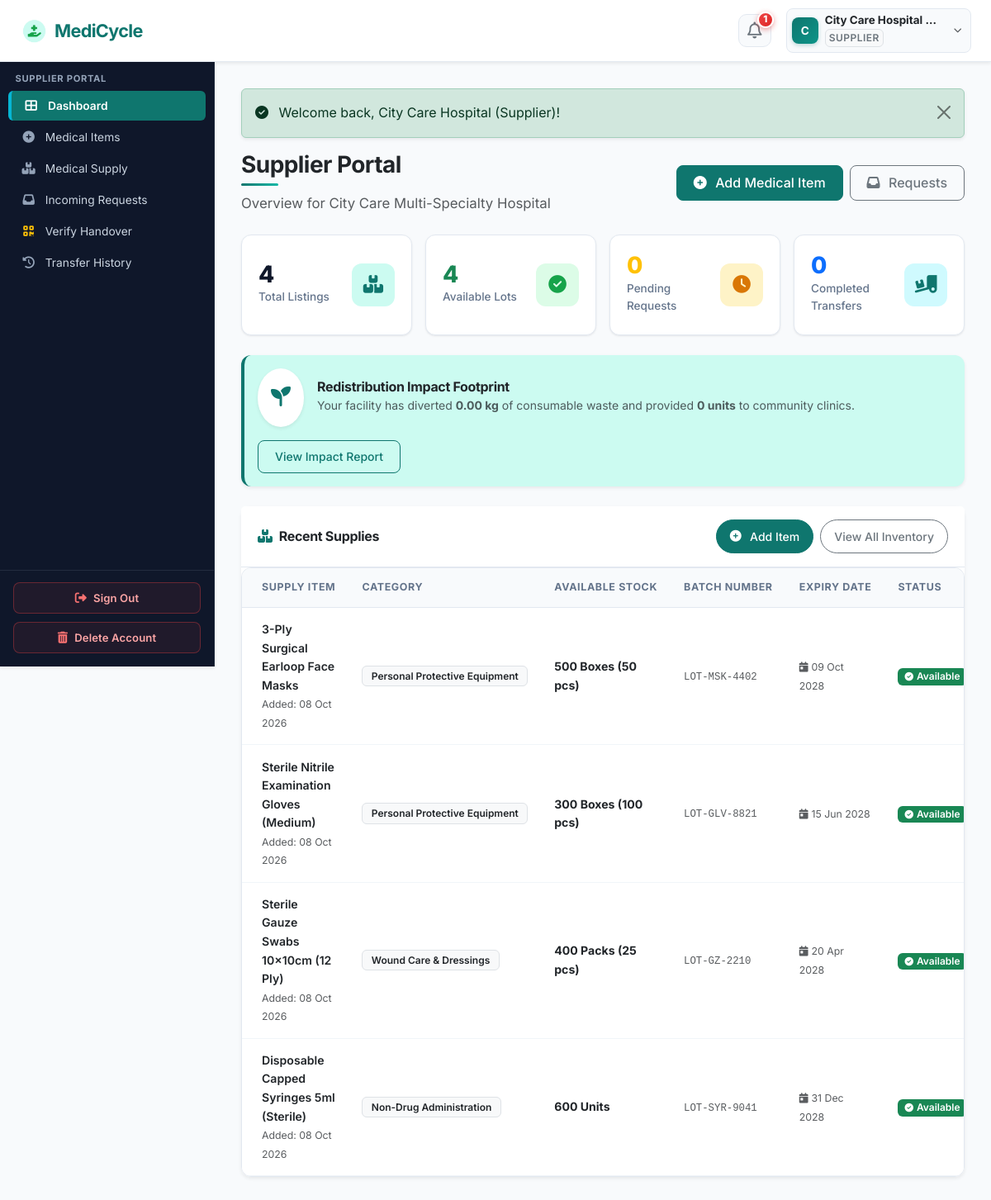
/supplier/dashboard.php (signed in), run on the app's committed database.
### tables this page shows
CREATE TABLE `organizations` (
  `id` int(11) NOT NULL AUTO_INCREMENT,
  `user_id` int(11) NOT NULL,
  `organization_name` varchar(150) NOT NULL,
  `organization_type` varchar(100) NOT NULL,
  `license_number` varchar(100) DEFAULT NULL,
  `address` text NOT NULL,
  `city` varchar(100) NOT NULL,
  `state` varchar(100) NOT NULL,
  `pincode` varchar(20) NOT NULL,
  `verification_status` enum('pending','verified','rejected') DEFAULT 'pending',
  `verification_notes` text DEFAULT NULL,
  `created_at` timestamp NOT NULL DEFAULT current_timestamp(),
  `updated_at` timestamp NOT NULL DEFAULT current_timestamp() ON UPDATE current_timestamp(),
  PRIMARY KEY (`id`),
  KEY `fk_org_user` (`user_id`),
  KEY `idx_org_city` (`city`),
  KEY `idx_org_status` (`verification_status`),
  CONSTRAINT `fk_org_user` FOREIGN KEY (`user_id`) REFERENCES `users` (`id`) ON DELETE CASCADE
);

CREATE TABLE `users` (
  `id` int(11) NOT NULL AUTO_INCREMENT,
  `name` varchar(100) NOT NULL,
  `email` varchar(100) NOT NULL,
  `password` varchar(255) NOT NULL,
  `phone` varchar(20) NOT NULL,
  `role` enum('admin','supplier','ngo','delivery') NOT NULL,
  `email_verified` tinyint(1) DEFAULT 1,
  `status` enum('active','inactive','suspended','pending') DEFAULT 'active',
  `created_at` timestamp NOT NULL DEFAULT current_timestamp(),
  `updated_at` timestamp NOT NULL DEFAULT current_timestamp() ON UPDATE current_timestamp(),
  PRIMARY KEY (`id`),
  UNIQUE KEY `email` (`email`),
  KEY `idx_user_role` (`role`),
  KEY `idx_user_status` (`status`)
);

CREATE TABLE `medical_supplies` (
  `id` int(11) NOT NULL AUTO_INCREMENT,
  `supplier_id` int(11) NOT NULL,
  `category_id` int(11) NOT NULL,
  `supply_name` varchar(150) NOT NULL,
  `description` text DEFAULT NULL,
  `quantity` int(11) NOT NULL,
  `unit` varchar(50) NOT NULL,
  `listing_type` enum('regular','surplus','disposal') NOT NULL DEFAULT 'regular',
  `condition_status` enum('New / Unopened','Sterile Sealed','Surplus Stock') NOT NULL,
  `packaging_status` enum('Original Factory Seal','Tamper Evident Packaging','Intact Outer Box') NOT NULL,
  `disposal_reason` varchar(255) DEFAULT NULL,
  `disposal_method` varchar(255) DEFAULT NULL,
  `expiry_date` date NOT NULL,
  `batch_number` varchar(100) DEFAULT NULL,
  `storage_requirements` varchar(150) DEFAULT 'Room Temperature',
  `location` varchar(150) NOT NULL,
  `city` varchar(100) NOT NULL,
  `availability_date` date DEFAULT NULL,
  `minimum_request_quantity` int(11) DEFAULT 1,
  `status` varchar(50) NOT NULL DEFAULT 'Available',
  `priority_score` int(11) DEFAULT 50,
  `priority_level` enum('Low','Medium','High','Critical') DEFAULT 'Medium',
  `admin_notes` text DEFAULT NULL,
  `image_path` varchar(255) DEFAULT NULL,
  `created_at` timestamp NOT NULL DEFAULT current_timestamp(),
  `updated_at` timestamp NOT NULL DEFAULT current_timestamp() ON UPDATE current_timestamp(),
  PRIMARY KEY (`id`),
  KEY `fk_supply_supplier` (`supplier_id`),
  KEY `fk_supply_category` (`category_id`),
  KEY `idx_supply_status` (`status`),
  KEY `idx_supply_city` (`city`),
  KEY `idx_supply_expiry` (`expiry_date`),
  KEY `idx_supply_priority` (`priority_score`),
  KEY `idx_supply_listing_type` (`listing_type`),
  CONSTRAINT `fk_supply_category` FOREIGN KEY (`category_id`) REFERENCES `categories` (`id`),
  CONSTRAINT `fk_supply_supplier` FOREIGN KEY (`supplier_id`) REFERENCES `users` (`id`) ON DELETE CASCADE
);

CREATE TABLE `categories` (
  `id` int(11) NOT NULL AUTO_INCREMENT,
  `category_name` varchar(100) NOT NULL,
  `description` text DEFAULT NULL,
  `icon` varchar(50) DEFAULT 'fa-box-medical',
  `status` enum('active','inactive') DEFAULT 'active',
  `created_at` timestamp NOT NULL DEFAULT current_timestamp(),
  PRIMARY KEY (`id`),
  UNIQUE KEY `category_name` (`category_name`)
);

### supplier/dashboard.php (the view, shortened to what the rows shown need)
<?php
require_once __DIR__ . '/../config/config.php';
require_role('supplier');
$userId = $_SESSION['user_id'];
try {
    $stmt = $pdo->prepare("SELECT s.*, c.category_name
                           FROM medical_supplies s
                           JOIN categories c ON s.category_id = c.id
                           WHERE s.supplier_id = ?
                           ORDER BY s.created_at DESC LIMIT 5");
    $stmt->execute([$userId]);
    $recentSupplies = $stmt->fetchAll();
} catch (PDOException $e) {
    error_log("Supplier dashboard error: " . $e->getMessage());
    $totalSupplies = $availableSupplies = $pendingRequests = $completedTransfers = 0;
    $impactData = ['total_qty' => 0, 'waste_avoided' => 0];
    $recentRequests = [];
    $recentSupplies = [];
}
include __DIR__ . '/../includes/header.php';
include __DIR__ . '/../includes/navbar.php';
?>
<div class="app-container">
    <?php include __DIR__ . '/../includes/sidebar.php'; ?>
    <div class="app-content">
        <div class="card border-0 shadow-sm mb-4">
            <div class="card-body p-0">
                <div class="table-responsive">
                    <table class="table table-hover align-middle mb-0">
                        <thead class="table-light">
                            <tr>
                                <th class="ps-4">Supply Item</th>
                                <th>Category</th>
                                <th>Available Stock</th>
                                <th>Batch Number</th>
                                <th>Expiry Date</th>
                                <th>Status</th>
                            </tr>
                        </thead>
                        <tbody>
                            <?php if (!empty($recentSupplies)): ?>
                                <?php foreach ($recentSupplies as $supply): ?>
                                    <tr>
                                        <td class="ps-4">
                                            <a href="<?php echo BASE_URL; ?>/supplier/view-supply.php?id=<?php echo $supply['id']; ?>" class="fw-semibold text-dark text-decoration-none d-block">
                                                <?php echo e($supply['supply_name']); ?>
                                            </a>
                                            <small class="text-muted">Added: <?php echo format_date($supply['created_at']); ?></small>
                                        </td>
                                        <td>
                                            <span class="badge bg-light text-dark border"><?php echo e($supply['category_name'] ?? 'General Medical'); ?></span>
                                        </td>
                                        <td class="fw-bold text-dark">
                                            <?php echo number_format($supply['quantity']) . ' ' . e(format_unit($supply['unit'])); ?>
                                        </td>
                                        <td>
                                            <span class="font-monospace small text-muted"><?php echo e($supply['batch_number'] ?? 'N/A'); ?></span>
                                        </td>
                                        <td>
                                            <span class="small <?php echo (strtotime($supply['expiry_date']) < strtotime('+60 days')) ? 'text-warning fw-semibold' : 'text-muted'; ?>">
                                                <i class="fas fa-calendar-day me-1"></i><?php echo format_date($supply['expiry_date']); ?>
                                            </span>
                                        </td>
                                        <td><?php echo status_badge($supply['status']); ?></td>
                                    </tr>
                                <?php endforeach; ?>
                            <?php endif; ?>
                        </tbody>
                    </table>
                </div>
            </div>
        </div>
    </div>
</div>
<?php include __DIR__ . '/../includes/footer.php'; ?>

### includes/navbar.php (shortened to what the rows shown need)
<?php
$currentUser = current_user();
$unreadNotifCount = 0;
if ($currentUser && isset($pdo)) {
    $unreadNotifCount = get_unread_notifications_count($pdo, $currentUser['id']);
}
$inPortal = (bool)preg_match('#/(supplier|ngo|delivery)/#i', $_SERVER['PHP_SELF'] ?? '');
?>
<nav class="navbar navbar-expand-lg navbar-medicycle sticky-top shadow-sm">
    <div class="container-fluid px-2 px-sm-3 px-lg-4 d-flex align-items-center justify-content-between">
        <?php if ($inPortal): ?>
            <div class="d-flex align-items-center gap-1 gap-sm-2 gap-md-3">
                <div class="dropdown position-relative">
                    <button type="button" class="btn notif-icon-btn position-relative" id="notifDropdown" aria-expanded="false" title="Notifications" onclick="togglePortalDropdown('notifDropdownMenu', event)">
                        <i class="far fa-bell fs-5 text-secondary"></i>
                        <?php if ($unreadNotifCount > 0): ?>
                            <span class="notif-pulse-badge">
                                <?php echo $unreadNotifCount; ?>
                            </span>
                        <?php endif; ?>
                    </button>
                </div>
                <?php
                $displayName = $currentUser['name'] ?? ($_SESSION['user_name'] ?? 'User');
                $displayRole = $currentUser['role'] ?? ($_SESSION['role'] ?? '');
                ?>
                <div class="dropdown position-relative">
                    <button type="button" class="btn user-profile-capsule d-flex align-items-center gap-1 gap-sm-2 text-dark shadow-2xs" id="userDropdown" aria-expanded="false" onclick="togglePortalDropdown('userDropdownMenu', event)">
                        <div class="user-avatar-circle">
                            <?php echo strtoupper(substr($displayName, 0, 1)); ?>
                        </div>
                        <div class="text-start pe-1 user-profile-info">
                            <span class="d-block fw-bold text-dark leading-tight user-profile-name"><?php echo e($displayName); ?></span>
                            <?php if ($displayRole): ?>
                                <span class="badge text-uppercase text-secondary bg-light border p-1 user-profile-role d-none d-sm-inline-block"><?php echo strtoupper(e($displayRole)); ?></span>
                            <?php endif; ?>
                        </div>
                        <i class="fas fa-chevron-down text-muted small ms-1" style="font-size:0.62rem;"></i>
                    </button>
                </div>
            </div>
        <?php endif; ?>
    </div>
</nav>

### includes/sidebar.php (shortened to what the rows shown need)
<?php
$currentUser = current_user();
$userRole = $currentUser['role'] ?? ($_SESSION['role'] ?? '');
?>
<aside class="app-sidebar shadow-sm">
    <div class="sidebar-heading">
        <?php echo strtoupper(e($userRole)); ?> PORTAL
    </div>
    <ul class="nav flex-column mb-auto">
        <?php if ($userRole === 'supplier'): ?>
            <li class="nav-item">
            </li>
            <li class="nav-item">
            </li>
            <li class="nav-item">
            </li>
            <li class="nav-item">
            </li>
            <li class="nav-item">
            </li>
            <li class="nav-item">
            </li>
        <?php endif; ?>
    </ul>
    <div class="sidebar-footer mt-auto d-none d-lg-flex">
        <button type="button" class="btn-sidebar-signout" onclick="openSignOutModal(event)">
        </button>
        <button type="button" class="btn-sidebar-delete" data-bs-toggle="modal" data-bs-target="#deleteAccountModal">
        </button>
    </div>
</aside>

### includes/functions.php (shortened to what the rows shown need)
<?php
function e($string) {
    return htmlspecialchars((string)($string ?? ''), ENT_QUOTES, 'UTF-8');
}
function format_date($dateStr, $format = 'd M Y') {
    $timestamp = strtotime($dateStr);
    return $timestamp ? date($format, $timestamp) : 'N/A';
}
function format_unit($unit) {
    $unit = trim((string)($unit ?? ''));
    return $unit;
}
function status_badge($status) {
    $status = trim($status);
    $lower = strtolower($status);
    $class = match($lower) {
        'available', 'completed', 'received', 'verified' => 'bg-success text-white',
        'accepted', 'approved' => 'bg-info text-dark',
        'ready for handover' => 'bg-primary text-white',
        'collected' => 'bg-secondary text-white',
        'pending', 'reserved' => 'bg-warning text-dark',
        'rejected', 'cancelled', 'inactive', 'suspended' => 'bg-danger text-white',
        default => 'bg-secondary text-white'
    };
    $icon = match($lower) {
        'available' => 'fa-check-circle',
        'accepted', 'approved' => 'fa-handshake',
        'ready for handover' => 'fa-box-open',
        'collected' => 'fa-people-carry-box',
        'completed', 'received' => 'fa-check-double',
        'pending' => 'fa-clock',
        'rejected', 'cancelled' => 'fa-times-circle',
        default => 'fa-circle'
    };
    $label = match($lower) {
        'approved' => 'Awaiting Handshake',
        default => ucfirst($status)
    };
    return '<span class="badge ' . $class . ' px-2 py-1"><i class="fas ' . $icon . ' me-1 small"></i>' . e($label) . '</span>';
}
function get_unread_notifications_count($pdo, $user_id) {
    try {
        $stmt = $pdo->prepare("SELECT COUNT(*) FROM notifications WHERE user_id = ? AND is_read = 0");
        $stmt->execute([$user_id]);
        return (int)$stmt->fetchColumn();
    } catch (PDOException $e) {
        return 0;
    }
}

### data on the page
organizations: user.name "C", user.name "City Care Hospital…", user.role "SUPPLIER"
medical_supplies: supply_name "3-Ply Surgical Earloop Face Masks", created_at "08 Oct 2026", category.category_name "Personal Protective Equipment", quantity "500", unit "Boxes (50 pcs)", batch_number "LOT-MSK-4402", expiry_date "09 Oct 2028", status "Available"
medical_supplies: supply_name "Sterile Nitrile Examination Gloves (Medium)", created_at "08 Oct 2026", category.category_name "Personal Protective Equipment", quantity "300", unit "Boxes (100 pcs)", batch_number "LOT-GLV-8821", expiry_date "15 Jun 2028", status "Available"
medical_supplies: supply_name "Sterile Gauze Swabs 10x10cm (12 Ply)", created_at "08 Oct 2026", category.category_name "Wound Care & Dressings", quantity "400", unit "Packs (25 pcs)", batch_number "LOT-GZ-2210", expiry_date "20 Apr 2028", status "Available"
medical_supplies: supply_name "Disposable Capped Syringes 5ml (Sterile)", created_at "08 Oct 2026", category.category_name "Non-Drug Administration", quantity "600", unit "Units", batch_number "LOT-SYR-9041", expiry_date "31 Dec 2028", status "Available"

### other printed values
$unreadNotifCount "1"
$message "Welcome back, City Care Hospital (Supplier)!"
$_SESSION['org_name'] "City Care Multi-Specialty Hospital"
$totalSupplies "4"
$availableSupplies "4"
$pendingRequests "0"
$completedTransfers "0"
$impactData['waste_avoided'] "0.00"
$impactData['total_qty'] "0"
